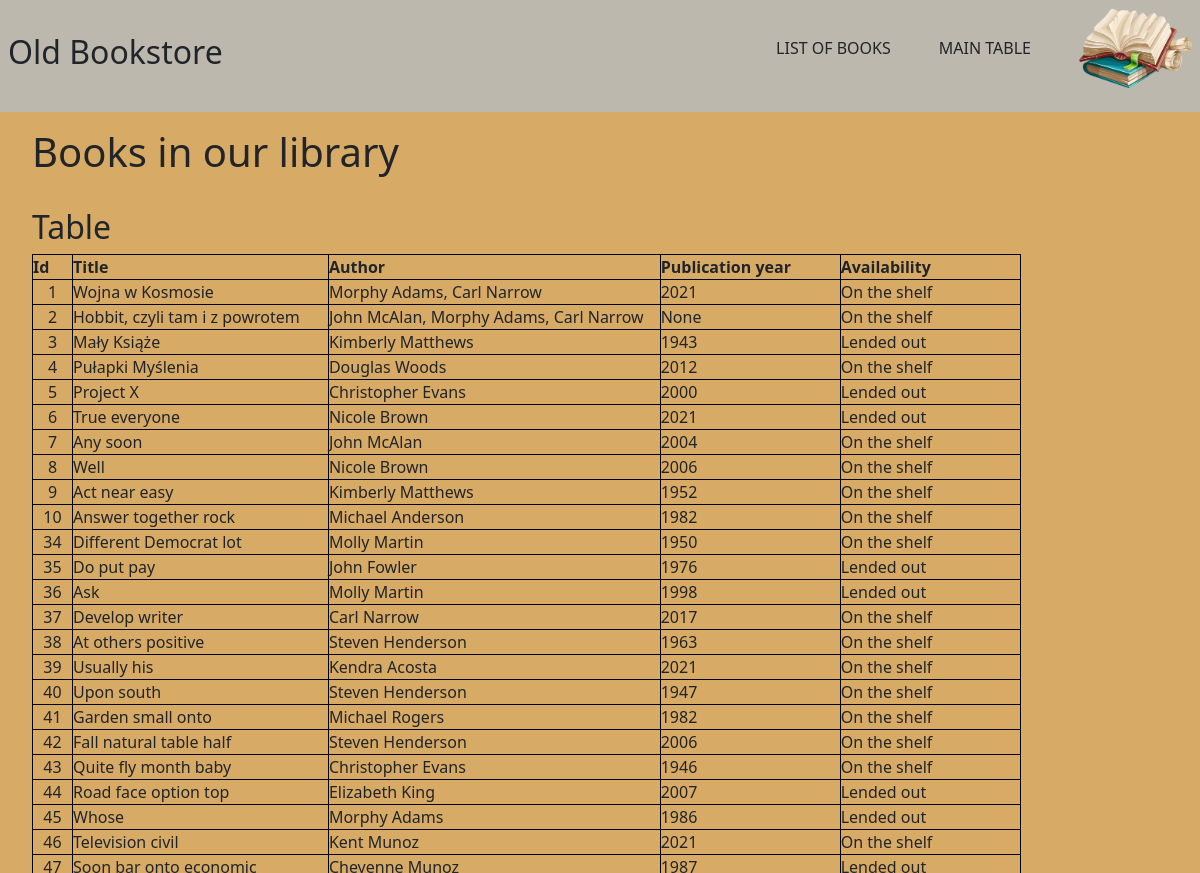
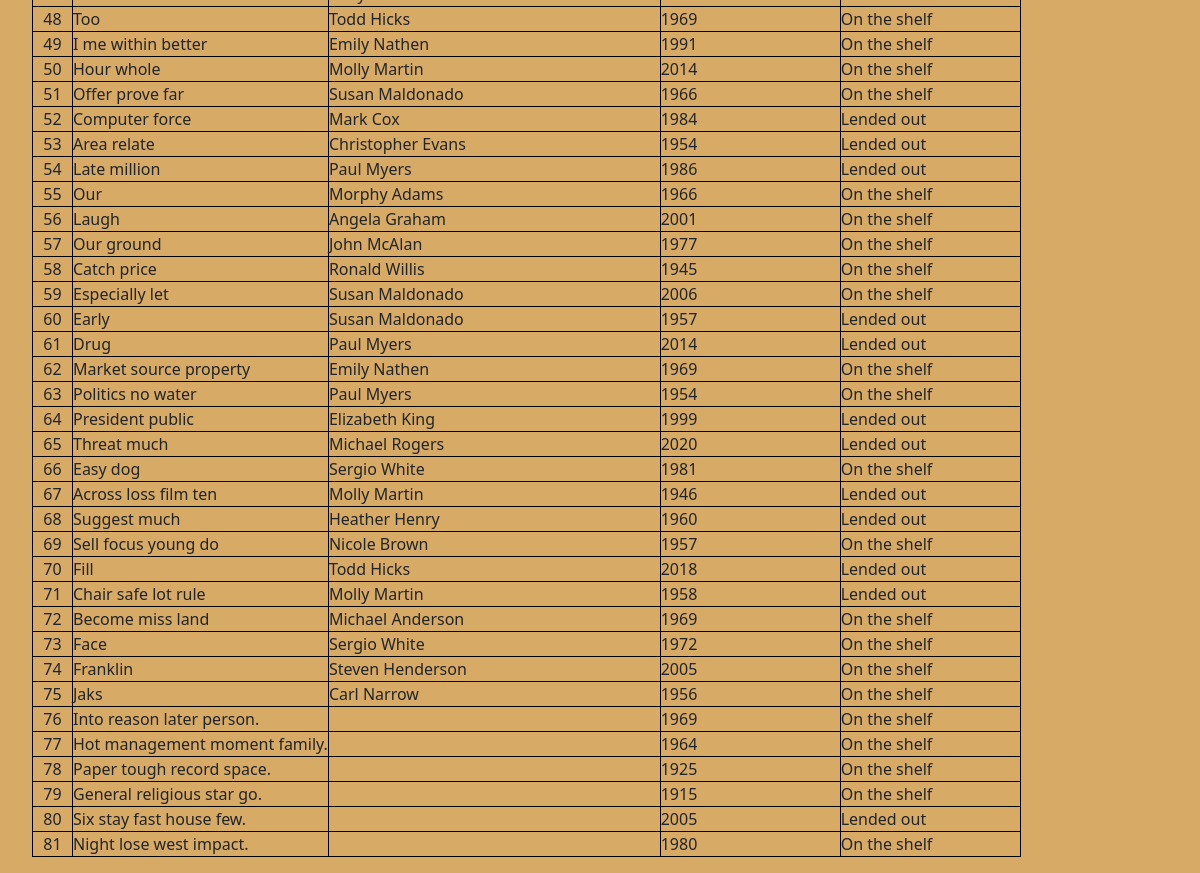
/books/table/, run on an earlier commit of the app's database (2 pictures, top to bottom).
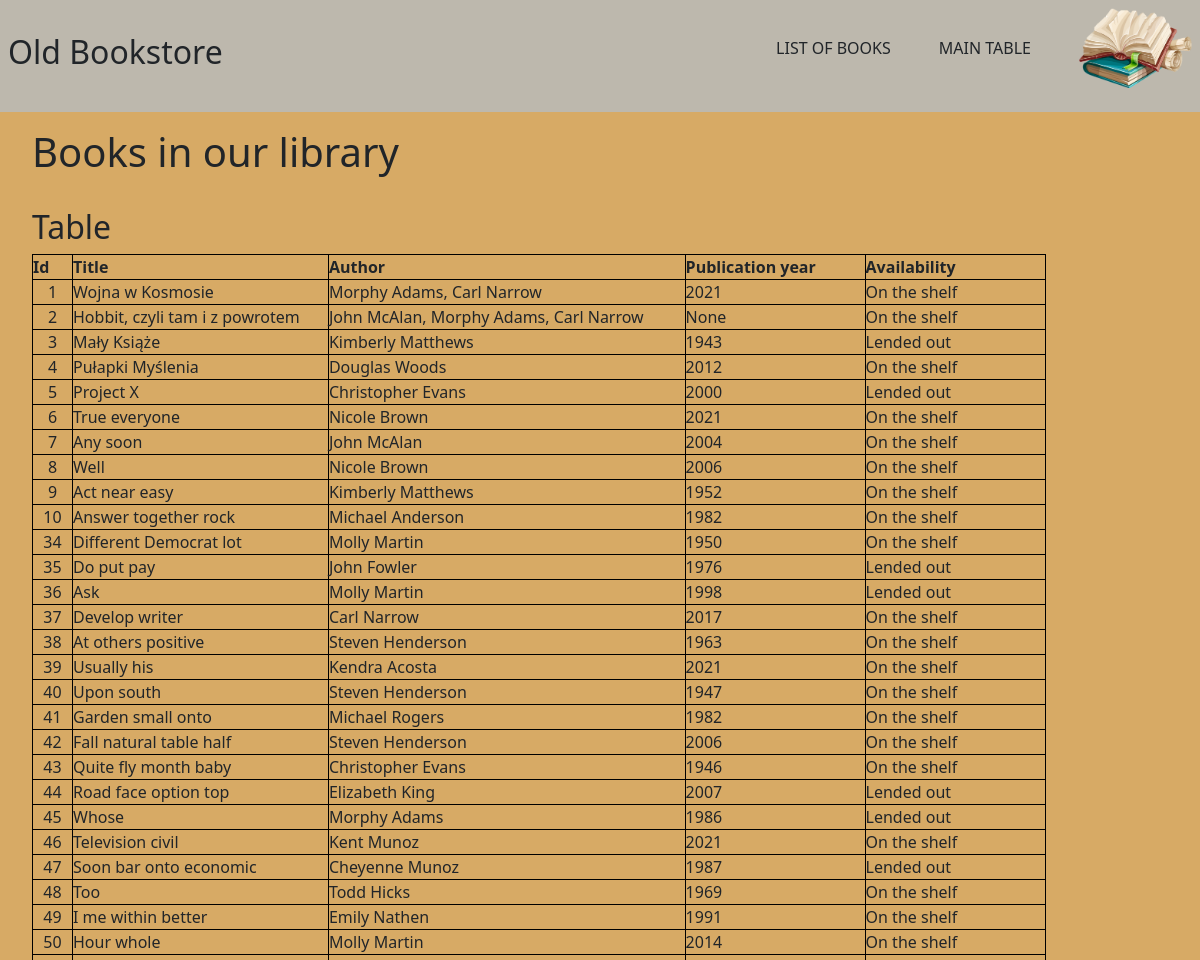
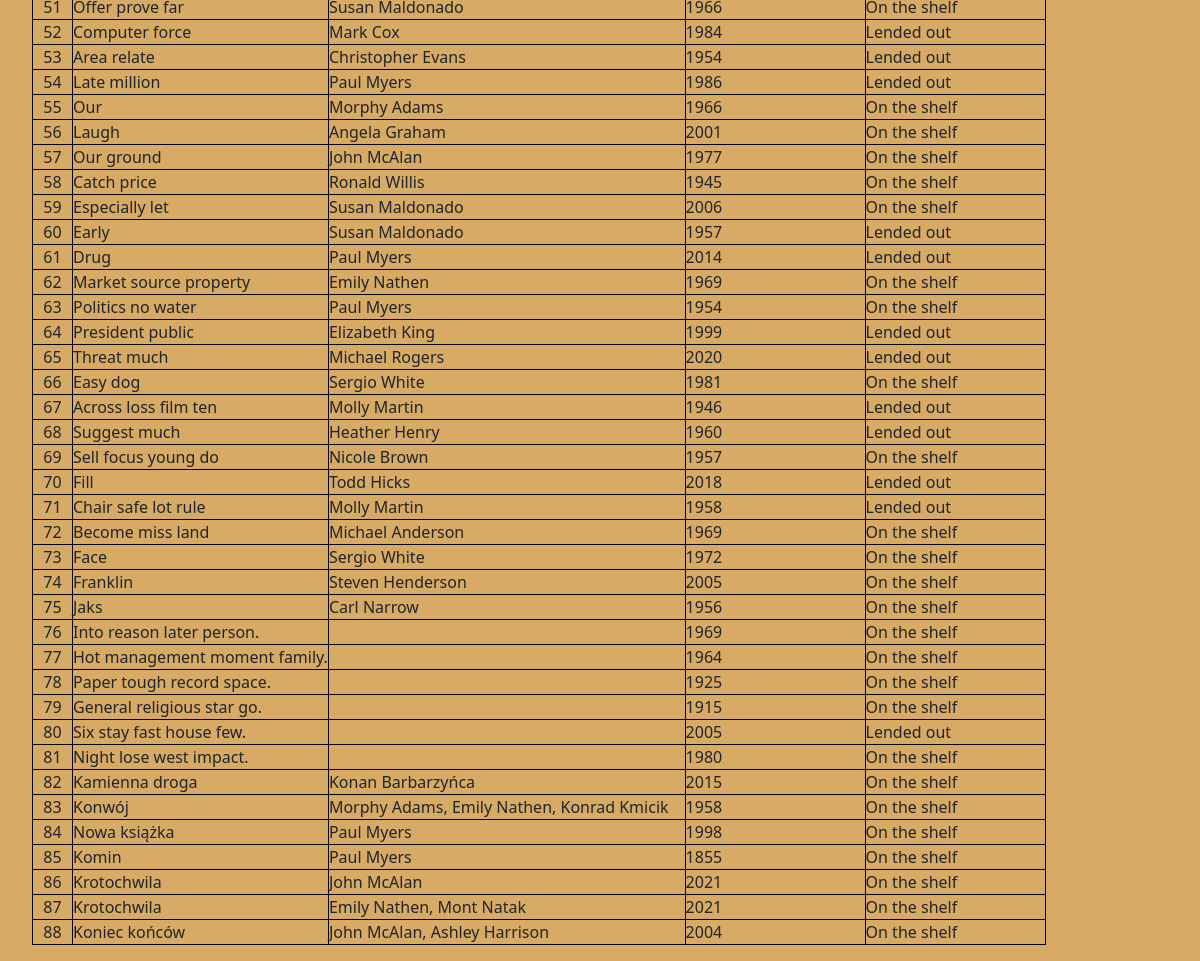
And on a later commit of the database (2 pictures, top to bottom).
### books/models.py (models this page shows, shortened)
class Book(Timestamp):
  title = models.CharField(max_length=255)
  description = models.TextField(max_length=1500)
  available = models.BooleanField(default=True)
  publication_year = models.SmallIntegerField(help_text="Please use this format 'YYYY'", blank=True, null=True)
  authors = models.ManyToManyField(Author, related_name="books")
  tags = models.ManyToManyField("tags.Tag", blank=True, related_name="books")
  image = ImageField(upload_to='books/covers/%Y/%m/%d', blank=True, null=True)

class Author(Timestamp):
  name = models.CharField(max_length=200)
  birth_year = models.IntegerField()
  death_year = models.IntegerField(blank=True, null=True)
  biogram = models.TextField(blank=True)

### books/views.py (the view)
# urls.py: path('table/', books_table, name='table'),
def books_table(request):
  books = Book.objects.all()
  context = {'books': books}
  return render(request, 'books/books_table.html', context)

### books/templates/books/books_table.html (shortened to what this page needs)
{% extends "books/layout.html" %}
{% block body %}
<div class="container">
  <h1>Books in our library</h1>
  <br>
  <h2>Table</h2>
  <table>
    <tr>
      <th class="table__header-id">Id</th>
      <th>Title</th>
      <th>Author</th>
      <th>Publication year</th>
      <th>Availability</th>
    </tr>
    {% for book in books %}
        <tr class="table__row--marked">
            <td class="table__column--id">{{ book.id }}</td>
            <td class="table__column--title">
              <a href="{% url 'books:details' book.id %}">{{ book.title }}</a>
            </td>
            <td class="table__column--author">
              {% for author in book.authors.all %}
                {% if author == book.authors.all.last %}
                  {{ author.name }}
                {% else %}
                  {{ author.name }},
                {% endif %}
              {% endfor %}
            </td>
            <td>{{ book.publication_year }}</td>
            {% if book.available == True %}
              <td>On the shelf</td>
            {% else %}
              <td>Lended out</td>
            {% endif %}
        </tr>
    {% endfor %}
  </table>
</div>
{% endblock %}

### books/templates/books/layout.html (shortened to what this page needs)
{% load static %}
<!DOCTYPE html>
<html lang="en">
  <head>
    <link href="https://cdn.jsdelivr.net/npm/bootstrap@5.0.2/dist/css/bootstrap.min.css" rel="stylesheet">
    <link rel="stylesheet" href={% static "books/css/style.css" %}>
  </head>
  <body>
    <header class="header">
      <h2 class="header__title">Old Bookstore</h2>
      <ul class="header__nav">
        <li class="nav__page">
          <a href="{% url 'books:list' %}">List of books</a>
        </li>
        <li class="nav__page">
          <a href="{% url 'books:table' %}">Main table</a>
        </li>
        <li class="nav__page">
          <img class="header__title-img" src={% static "books/img/title-books.png" %} alt="Logo">
        </li>
      </ul>
    </header>
    {% block body %}{% endblock %}
  </body>
</html>

### books/static/books/css/style.css (style rules this page uses)
*, *::before, *::after { margin: 0; padding: 0; box-sizing: border-box; }
.header { display: flex; align-items: center; justify-content: space-between; background-color: rgb(189, 184, 173); padding: 0.5rem; }
.header__nav { display: flex; align-items: center; list-style: none; }
.nav__page { margin-left: 3rem; }
.nav__page > a { text-decoration: none; text-transform: uppercase; }
.header__title-img { height: 5rem; }
body { background-color: #d7aa65; }

### books/templates/books/books_table.html (style rules this page uses)
.container { margin: 1rem; padding-left: 1rem; }
table, th, td { border: 1px solid; border-collapse: collapse; border-color: black; }
th { min-width: 15vw; }
.table__header-id { min-width: 40px; }
.table__column--id { text-align: center; }
.table__column--author { padding-right: 1rem; }
a { text-decoration: none; color: inherit; }

What changed in the data, as far as the page shows it:
changed Book "True everyone": available "Lended out" → "On the shelf"
added Book: id "82", title "Kamienna droga", publication_year "2015", available "On the shelf"
added Author: name "Konan Barbarzyńca", shown under "82"
added Book: id "83", title "Konwój", publication_year "1958", available "On the shelf", Author (name "Morphy Adams"), Author (name "Emily Nathen")
added Author: name "Konrad Kmicik", shown under "83"
added Book: id "84", title "Nowa książka", publication_year "1998", available "On the shelf"
added Author: name "Paul Myers", shown under "84"
added Book: id "85", title "Komin", publication_year "1855", available "On the shelf"
added Author: name "Paul Myers", shown under "85"
added Book: id "86", title "Krotochwila", publication_year "2021", available "On the shelf", Author (name "John McAlan")
added Book: id "87", title "Krotochwila", publication_year "2021", available "On the shelf", Author (name "Emily Nathen")
added Author: name "Mont Natak", shown under "87"
added Book: id "88", title "Koniec końców", publication_year "2004", available "On the shelf", Author (name "John McAlan")
added Author: name "Ashley Harrison", shown under "88"
